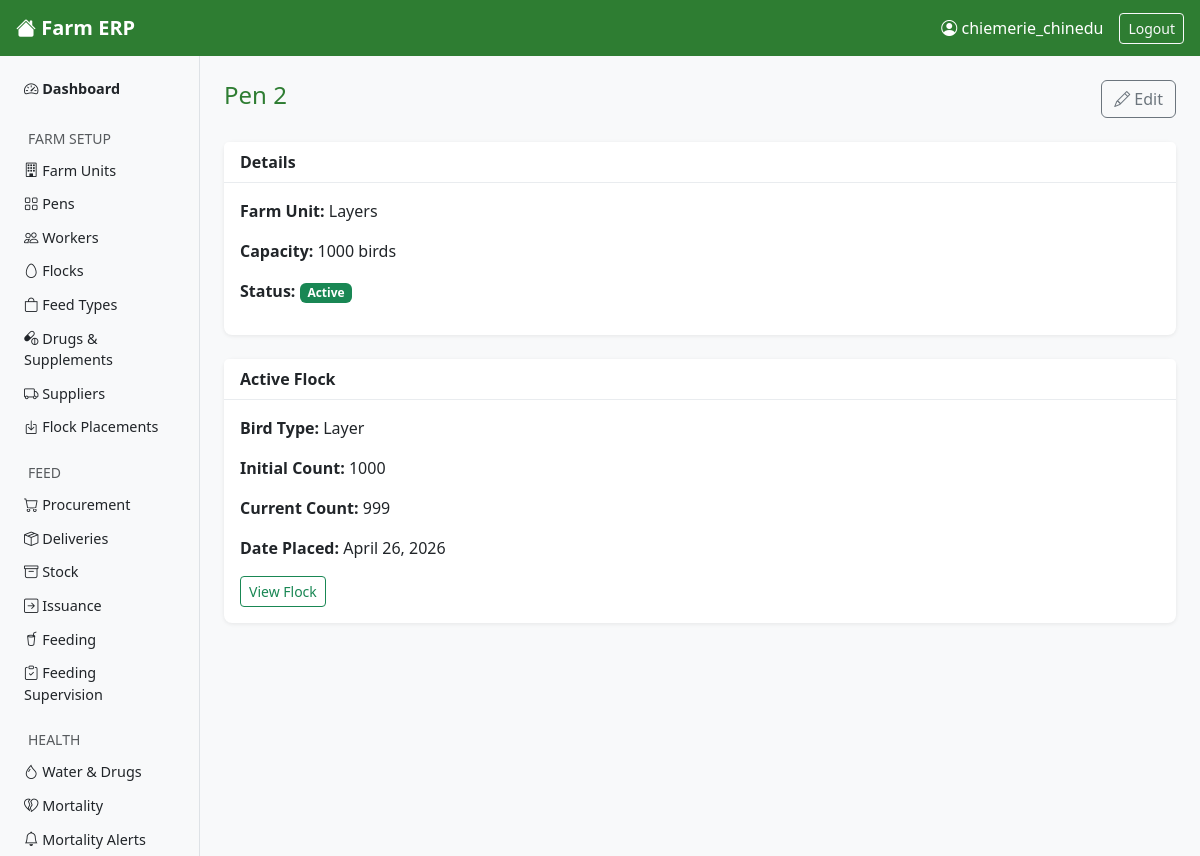
Page /pens/2/ (signed in) on the committed database.
### core/models.py (models this page shows, shortened)
class Pen(models.Model):
    name = models.CharField(max_length=100)
    farm_unit = models.ForeignKey(
        FarmUnit,
        on_delete=models.PROTECT,
        related_name='pens'
    )
    capacity = models.PositiveIntegerField()
    is_active = models.BooleanField(default=True)

class FarmUnit(models.Model):
    name = models.CharField(max_length=100)
    description = models.TextField(blank=True)

class Flock(models.Model):
    BIRD_TYPE_CHOICES = [
        ('layer', 'Layer'),
        ('broiler', 'Broiler'),
    ]
    pen = models.ForeignKey(
        Pen,
        on_delete=models.PROTECT,
        related_name='flocks'
    )
    bird_type = models.CharField(max_length=20, choices=BIRD_TYPE_CHOICES)
    initial_count = models.PositiveIntegerField()
    current_count = models.PositiveIntegerField(editable=False, default=0)
    date_placed = models.DateField()
    date_removed = models.DateField(null=True, blank=True)
    is_active = models.BooleanField(default=True)

### core/views.py (the view)
# urls.py: path('pens/<int:pk>/', views.PenDetailView.as_view(), name='pen-detail'),
class PenDetailView(LoginRequiredMixin, DetailView):
    model = Pen
    template_name = 'core/pen_detail.html'
    context_object_name = 'pen'

### core/templates/core/pen_detail.html (shortened to what this page needs)
{% extends 'core/base.html' %}
{% block content %}
<div class="d-flex justify-content-between align-items-center mb-4">
    <h4>{{ pen.name }}</h4>
    <a href="{% url 'pen-update' pen.pk %}" class="btn btn-outline-secondary">
        <i class="bi bi-pencil"></i> Edit
    </a>
</div>
<div class="card mb-4">
    <div class="card-header">Details</div>
    <div class="card-body">
        <p><strong>Farm Unit:</strong> {{ pen.farm_unit.name }}</p>
        <p><strong>Capacity:</strong> {{ pen.capacity }} birds</p>
        <p><strong>Status:</strong>
            {% if pen.is_active %}
                <span class="badge bg-success">Active</span>
            {% else %}
                <span class="badge bg-secondary">Inactive</span>
            {% endif %}
        </p>
    </div>
</div>
<div class="card mb-4">
    <div class="card-header">Active Flock</div>
    <div class="card-body">
        {% with pen.flocks.filter as active_flocks %}
        {% for flock in pen.flocks.all %}
            {% if flock.is_active %}
            <p><strong>Bird Type:</strong> {{ flock.get_bird_type_display }}</p>
            <p><strong>Initial Count:</strong> {{ flock.initial_count }}</p>
            <p><strong>Current Count:</strong> {{ flock.current_count }}</p>
            <p><strong>Date Placed:</strong> {{ flock.date_placed }}</p>
            <a href="{% url 'flock-detail' flock.pk %}" class="btn btn-sm btn-outline-success">View Flock</a>
            {% endif %}
        {% empty %}
            <p class="text-muted">No active flock in this pen.</p>
        {% endfor %}
        {% endwith %}
    </div>
</div>
{% endblock %}

### core/templates/core/base.html (shortened to what this page needs)
<!DOCTYPE html>
<html lang="en">
<head>
    <link href="https://cdn.jsdelivr.net/npm/bootstrap@5.3.0/dist/css/bootstrap.min.css" rel="stylesheet">
    <link href="https://cdn.jsdelivr.net/npm/bootstrap-icons@1.10.0/font/bootstrap-icons.css" rel="stylesheet">
    {% load static %}
    <link rel="stylesheet" href="{% static 'core/css/main.css' %}">
</head>
<body>
<nav class="navbar navbar-dark bg-success px-3">
    <a class="navbar-brand fw-bold" href="{% url 'dashboard' %}">
        <i class="bi bi-house-fill"></i> Farm ERP
    </a>
    <div class="d-flex align-items-center text-white">
        <span class="me-3"><i class="bi bi-person-circle"></i> {{ request.user.username }}</span>
        <a href="{% url 'logout' %}" class="btn btn-outline-light btn-sm">Logout</a>
    </div>
</nav>
<div class="container-fluid">
    <div class="row">
        <nav class="col-md-2 d-none d-md-block bg-light sidebar py-3 min-vh-100">
            <ul class="nav flex-column">
                <li class="nav-item mb-1">
                    <a class="nav-link text-dark fw-bold" href="{% url 'dashboard' %}">
                        <i class="bi bi-speedometer2"></i> Dashboard
                    </a>
                </li>
                <li class="nav-item mt-3 mb-1">
                    <span class="text-muted small px-3">FARM SETUP</span>
                </li>
                <li class="nav-item">
                    <a class="nav-link text-dark" href="{% url 'farmunit-list' %}">
                        <i class="bi bi-building"></i> Farm Units
                    </a>
                </li>
                <li class="nav-item">
                    <a class="nav-link text-dark" href="{% url 'pen-list' %}">
                        <i class="bi bi-grid"></i> Pens
                    </a>
                </li>
                <li class="nav-item">
                    <a class="nav-link text-dark" href="{% url 'worker-list' %}">
                        <i class="bi bi-people"></i> Workers
                    </a>
                </li>
                <li class="nav-item">
                    <a class="nav-link text-dark" href="{% url 'flock-list' %}">
                        <i class="bi bi-egg"></i> Flocks
                    </a>
                </li>
                <li class="nav-item">
                    <a class="nav-link text-dark" href="{% url 'feedtype-list' %}">
                        <i class="bi bi-bag"></i> Feed Types
                    </a>
                </li>
                <li class="nav-item">
                    <a class="nav-link text-dark" href="{% url 'drugandsupplement-list' %}">
                        <i class="bi bi-capsule-pill"></i> Drugs & Supplements
                    </a>
                </li>
                <li class="nav-item">
                    <a class="nav-link text-dark" href="{% url 'supplier-list' %}">
                        <i class="bi bi-truck"></i> Suppliers
                    </a>
                </li>
                <li class="nav-item">
                    <a class="nav-link text-dark" href="{% url 'flockplacement-list' %}">
                        <i class="bi bi-box-arrow-in-down"></i> Flock Placements
                    </a>
                </li>
                <li class="nav-item mt-3 mb-1">
                    <span class="text-muted small px-3">FEED</span>
                </li>
                <li class="nav-item">
                    <a class="nav-link text-dark" href="{% url 'feedprocurement-list' %}">
                        <i class="bi bi-cart"></i> Procurement
                    </a>
                </li>
                <li class="nav-item">
                    <a class="nav-link text-dark" href="{% url 'feeddelivery-list' %}">
                        <i class="bi bi-box-seam"></i> Deliveries
                    </a>
                </li>
                <li class="nav-item">
                    <a class="nav-link text-dark" href="{% url 'feedstock-list' %}">
                        <i class="bi bi-archive"></i> Stock
                    </a>
                </li>
                <li class="nav-item">
                    <a class="nav-link text-dark" href="{% url 'feedissuance-list' %}">
                        <i class="bi bi-arrow-right-square"></i> Issuance
                        </a>
                </li>
                <li class="nav-item">
                    <a class="nav-link text-dark" href="{% url 'penfeedingactivity-list' %}">
                        <i class="bi bi-cup-straw"></i> Feeding
                    </a>
                </li>
                <li class="nav-item">
                    <a class="nav-link text-dark" href="{% url 'penfeedingsupervision-list' %}">
                        <i class="bi bi-clipboard-check"></i> Feeding Supervision
                    </a>
                </li>
                <li class="nav-item mt-3 mb-1">
                    <span class="text-muted small px-3">HEALTH</span>
                </li>
                <li class="nav-item">
                    <a class="nav-link text-dark" href="{% url 'watertreatmentlog-list' %}">
                        <i class="bi bi-droplet"></i> Water & Drugs
                    </a>
                </li>
                <li class="nav-item">
                    <a class="nav-link text-dark" href="{% url 'mortalityrecord-list' %}">
                        <i class="bi bi-heartbreak"></i> Mortality
                    </a>
                </li>
                <li class="nav-item">
                    <a class="nav-link text-dark" href="{% url 'mortalityalert-list' %}">
                        <i class="bi bi-bell"></i> Mortality Alerts
                    </a>
                </li>
            </ul>
        </nav>
        <main class="col-md-10 ms-sm-auto px-4 py-4">
            {% block content %}
            {% endblock %}
        </main>
    </div>
</div>
</body>
</html>

### core/templates/core/css/main.css (style rules this page uses)
body { font-family: 'Segoe UI', sans-serif; background-color: #f8f9fa; }
.sidebar { position: sticky; top: 0; height: 100vh; overflow-y: auto; border-right: 1px solid #dee2e6; }
.sidebar .nav-link { padding: 6px 12px; border-radius: 4px; font-size: 0.9rem; }
.card { border: none; box-shadow: 0 1px 4px rgba(0,0,0,0.08); border-radius: 8px; }
.card-header { background-color: #fff; border-bottom: 1px solid #e9ecef; font-weight: 600; }
.navbar { background-color: #2e7d32 !important; }
h4, h5 { color: #2e7d32; }

### rows in the picture
Pen: name "Pen 2", farm_unit.name "Layers", capacity "1000"
Flock: bird_type "Layer", initial_count "1000", current_count "999", date_placed "April 26, 2026"

### other values in the picture
{{ request.user.username }} "chiemerie_chinedu"
